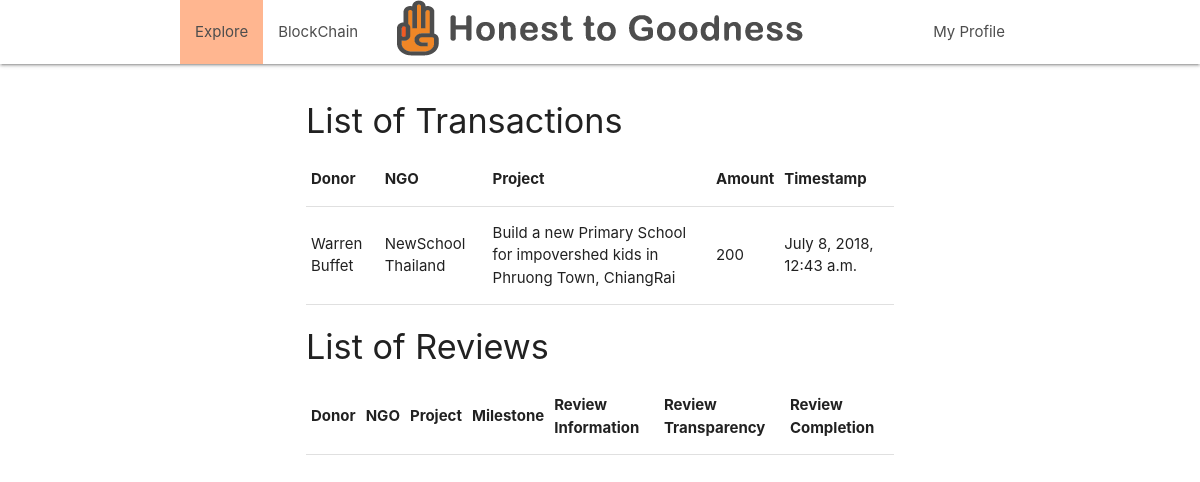
The app's page /seeblockchain/, older data.
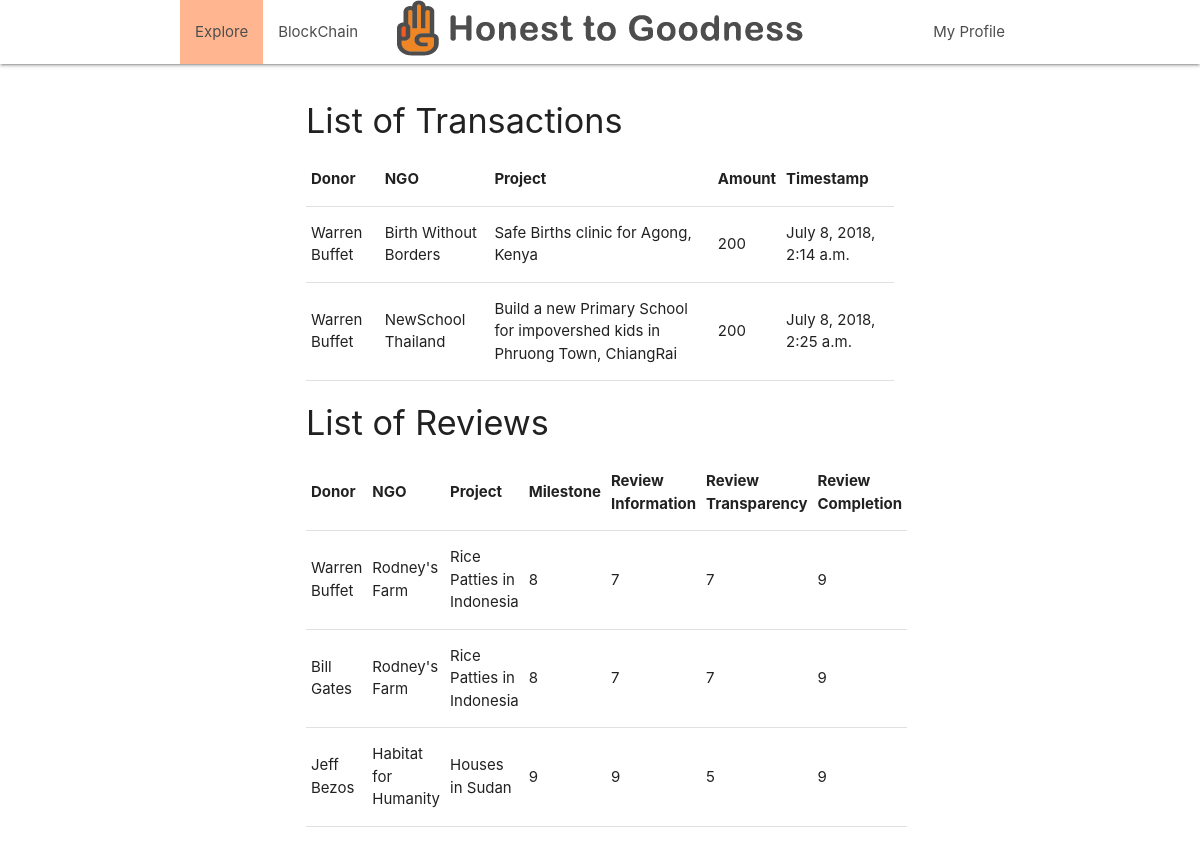
The same page, newer data.
### main/models.py (models this page shows, shortened)
class ContractDB(models.Model):
    ngo = models.ForeignKey(NgoDB)
    project = models.ForeignKey(ProjectDB)
    milestone = models.ForeignKey(MilestonesDB)
    donor = models.ForeignKey(DonorDB)
    c_type = models.CharField(max_length=600, blank=True, null=True)
    status = models.CharField(max_length=600, blank=True, null=True)
    amount = models.CharField(max_length=600, blank=True, null=True)
    info = models.CharField(max_length=6000, blank=True, null=True)
    count = models.CharField(max_length=600, blank=True, null=True)
    extra1 = models.CharField(max_length=600, blank=True, null=True)
    extra2 = models.CharField(max_length=600, blank=True, null=True)
    extra3 = models.CharField(max_length=600, blank=True, null=True)
    timestamp = models.DateTimeField(auto_now_add=True, auto_now=False)
    updated = models.DateTimeField(auto_now_add=False, auto_now=True)

class DonorDB(models.Model):
    name = models.CharField(max_length=600, blank=True, null=True)
    tokens = models.CharField(max_length=600, blank=True, null=True)
    email = models.CharField(max_length=600, blank=True, null=True)
    status = models.CharField(max_length=600, blank=True, null=True)
    extra1 = models.CharField(max_length=600, blank=True, null=True)
    extra2 = models.CharField(max_length=600, blank=True, null=True)
    extra3 = models.CharField(max_length=600, blank=True, null=True)
    timestamp = models.DateTimeField(auto_now_add=True, auto_now=False)
    updated = models.DateTimeField(auto_now_add=False, auto_now=True)

class NgoDB(models.Model):
    name = models.CharField(max_length=600, blank=True, null=True)
    website = models.CharField(max_length=600, blank=True, null=True)
    email = models.CharField(max_length=600, blank=True, null=True)
    address = models.CharField(max_length=600, blank=True, null=True)
    image = models.CharField(max_length=600, blank=True, null=True)
    description1 = models.CharField(max_length=6000, blank=True, null=True)
    description2 = models.CharField(max_length=6000, blank=True, null=True)
    status = models.CharField(max_length=600, blank=True, null=True)
    extra1 = models.CharField(max_length=600, blank=True, null=True)
    extra2 = models.CharField(max_length=600, blank=True, null=True)
    extra3 = models.CharField(max_length=600, blank=True, null=True)
    timestamp = models.DateTimeField(auto_now_add=True, auto_now=False)
    updated = models.DateTimeField(auto_now_add=False, auto_now=True)

class ProjectDB(models.Model):
    owner = models.ForeignKey(NgoDB)
    name = models.CharField(max_length=600, blank=True, null=True)
    milestones = models.CharField(max_length=600, blank=True, null=True)
    total_raise = models.CharField(max_length=600, blank=True, null=True)
    status = models.CharField(max_length=600, blank=True, null=True)
    delivery_date = models.CharField(max_length=600, blank=True, null=True)
    extra1 = models.CharField(max_length=600, blank=True, null=True)
    extra2 = models.CharField(max_length=600, blank=True, null=True)
    extra3 = models.CharField(max_length=600, blank=True, null=True)
    timestamp = models.DateTimeField(auto_now_add=True, auto_now=False)
    updated = models.DateTimeField(auto_now_add=False, auto_now=True)

class MilestoneReview(models.Model):
    ngo = models.ForeignKey(NgoDB)
    project = models.ForeignKey(ProjectDB)
    milestone = models.ForeignKey(MilestonesDB)
    donor = models.ForeignKey(DonorDB)
    invested_amount = models.CharField(max_length=600, blank=True, null=True)
    rating_information = models.CharField(max_length=600, blank=True, null=True)
    rating_transparency = models.CharField(max_length=600, blank=True, null=True)
    rating_completion = models.CharField(max_length=600, blank=True, null=True)
    rating_accuracy = models.CharField(max_length=600, blank=True, null=True)
    rating5 = models.CharField(max_length=600, blank=True, null=True)
    rating6 = models.CharField(max_length=600, blank=True, null=True)
    rating7 = models.CharField(max_length=600, blank=True, null=True)
    status = models.CharField(max_length=600, blank=True, null=True)
    extra1 = models.CharField(max_length=600, blank=True, null=True)
    extra2 = models.CharField(max_length=600, blank=True, null=True)
    extra3 = models.CharField(max_length=600, blank=True, null=True)
    timestamp = models.DateTimeField(auto_now_add=True, auto_now=False)
    updated = models.DateTimeField(auto_now_add=False, auto_now=True)

### main/views.py (the view)
# urls.py: url(r'^seeblockchain/', 'main.views.seeblockchain', name='seeblockchain'),
def seeblockchain(request):
    t = ContractDB.objects.filter()
    r = MilestoneReview.objects.filter()
    context = {
        "t": t,
        "r": r,
        }
    return render(request, "mytrans.html", context)

### templates/mytrans.html (shortened to what this page needs)
{% extends "base.html" %}
{% load staticfiles %}
{% load crispy_forms_tags %}
{% block content %}
    <div class="section" >
        <div class="container">
          <h4> List of Transactions</h4>
          <table style="width:100%">
                <tr>
                        <th>Donor</th>
                        <th>NGO</th>
                        <th>Project</th>
                        <th>Amount</th>
                        <th>Timestamp</th>
                </tr>
                {% for t in t %}
                <tr>
                  <td>{{ t.donor.name }}</td>
                  <td>{{ t.ngo.name }}</td>
                  <td>{{ t.project.name }}</td>
                  <td>{{ t.amount }}</td>
                  <td>{{ t.timestamp }}</td>
                </tr>
                {% endfor %}
              </table>
        <h4> List of Reviews</h4>
        <table style="width:100%">
                <tr>
                        <th>Donor</th>
                        <th>NGO</th>
                        <th>Project</th>
                        <th>Milestone</th>
                        <th>Review Information</th>
                        <th>Review Transparency</th>
                        <th>Review Completion</th>
                </tr>
                <tr>
                        <td>Warren Buffet</td>
                        <td>Rodney's Farm</td>
                        <td>Rice Patties in Indonesia</td>
                        <td>8</td>
                        <td>7</td>
                        <td>7</td>
                        <td>9</td>
                      </tr>
                <tr>
                  <td>Bill Gates</td>
                  <td>Rodney's Farm</td>
                  <td>Rice Patties in Indonesia</td>
                  <td>8</td>
                  <td>7</td>
                  <td>7</td>
                  <td>9</td>
                </tr>
                <tr>
                        <td>Jeff Bezos</td>
                        <td>Habitat for Humanity</td>
                        <td>Houses in Sudan</td>
                        <td>9</td>
                        <td>9</td>
                        <td>5</td>
                        <td>9</td>
                      </tr>
              </table>
        </div>
      </div>
{% endblock %}

### templates/base.html (shortened to what this page needs)
{% load staticfiles %}
<!DOCTYPE html>
<html lang="en">
    <head>
      <link rel="stylesheet" href="{% static 'css/materialize.min.css' %}" />
        <link rel="stylesheet" href="{% static 'css/custom.css' %}" />
    </head>
    <body>
            <nav class="white" role="navigation">
                    <div class="nav-wrapper container navbar-fixed">
                        <a id="logo-container" href="{% url 'home'  %}" class="brand-logo center"><img src="{% static 'img/logo.png' %}"></a>
                      <ul class="left hide-on-med-and-down">
                        <li class="active" ><a href="{% url 'home'  %}">Explore</a></li>
                        <li><a href="{% url 'seeblockchain' %}">BlockChain</a></li>
                      </ul>
                      <ul class="right hide-on-med-and-down">
                            <li><a href="{% url 'mytrans' myid=1 %}">My Profile</a></li>
                    </ul>
                    </div>
                  </nav>
                  <div class="container">
        {% block content %}
            {% endblock %}
</div>
</body>
</html>

### static/css/custom.css (style rules this page uses)
body { min-height: 2000px; }
nav { color: #4d4d4d !important; }
nav ul li.active { background-color: #FFB690 !important; }
a { color: #4d4d4d !important; background-color: transparent; -webkit-text-decoration-skip: }

Row changes from the older to the newer data that the page shows:
removed ContractDB: donor.name "Warren Buffet", ngo.name "NewSchool Thailand", project.name "Build a new Primary School for impovershed kids in Phruong Town, ChiangRai", amount "200", timestamp "July 8, 2018, 12:43 a.m."
added ContractDB: donor.name "Warren Buffet", ngo.name "Birth Without Borders", project.name "Safe Births clinic for Agong, Kenya", amount "200", timestamp "July 8, 2018, 2:14 a.m."
added ContractDB: donor.name "Warren Buffet", ngo.name "NewSchool Thailand", project.name "Build a new Primary School for impovershed kids in Phruong Town, ChiangRai", amount "200", timestamp "July 8, 2018, 2:25 a.m."
